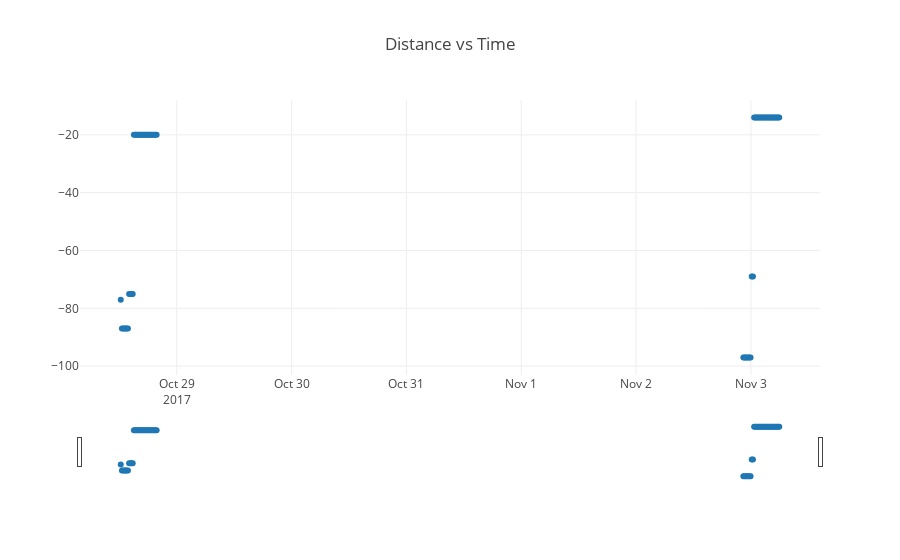

The notebook cell saved with this chart:
### Markdown cell above
Next, let's see how far the reader data tends to drift from the sensor data. We look for the closest point and plot the distance. For this, we remove the 1-minute readings from the sensor data, since those tend to throw distance measurements off.

### Code cell
pr = processedreader
ps = processedsensor[processedsensor.frequency != 5]
matches = []
distances = dict(distance=[],date=[])
pairs = dict(s=[],r=[])
for i1, srow in tqdm(ps.iterrows()):
    cmatch = None
    for i2, rrow in pr.iterrows():
        if cmatch is None or abs(cmatch.timestamp-srow.timestamp) > abs(rrow.timestamp-srow.timestamp):
            cmatch = rrow
    matches.append([srow,cmatch,abs(cmatch.timestamp-srow.timestamp)])
    distances['date'].append(srow.date)
    distances['distance'].append(cmatch.timestamp-srow.timestamp)
    pairs['s'].append(srow.value)
    pairs['r'].append(cmatch.value)
    
traces = [go.Scatter(x=distances['date'],y=distances['distance'],mode='markers',name="Distance-s")]
layout = go.Layout(title="Distance vs Time",xaxis=dict(
                            rangeslider=dict(),
                            type='DateTime'
                       ))
fig = go.Figure(data=traces,layout=layout)
iplot(fig)

### Figure 1 — Plotly figure (JSON) as saved in the notebook; plotly's stock layout.template omitted (floating-point values rounded to 4 significant figures)
{"data": [{"mode": "markers", "name": "Distance-s", "type": "scatter", "x": ["2017-11-03 05:55:30", "2017-11-03 05:40:30", "2017-11-03 05:25:30", "2017-11-03 05:10:30", "2017-11-03 04:55:30", "2017-11-03 04:40:30", "2017-11-03 04:25:30", "2017-11-03 04:10:30", "2017-11-03 03:55:30", "2017-11-03 03:40:30", "2017-11-03 03:25:30", "2017-11-03 03:10:30", "2017-11-03 02:55:30", "2017-11-03 02:40:30", "2017-11-03 02:25:30", "2017-11-03 02:10:30", "2017-11-03 01:55:30", "2017-11-03 01:40:30", "2017-11-03 01:25:30", "2017-11-03 01:10:30", "2017-11-03 00:55:30", "2017-11-03 00:40:30", "2017-11-03 00:25:30", "2017-11-03 00:10:30", "2017-11-02 23:55:30", "2017-11-02 23:40:30", "2017-11-02 23:25:30", "2017-11-02 23:10:30", "2017-11-02 22:55:30", "2017-11-02 22:40:30", "2017-11-02 22:25:30", "2017-10-28 19:46:30", "2017-10-28 19:31:30", "2017-10-28 19:16:30", "2017-10-28 19:01:30", "2017-10-28 18:46:30", "2017-10-28 18:31:30", "2017-10-28 18:16:30", "2017-10-28 18:01:30", "2017-10-28 17:46:30", "2017-10-28 17:31:30", "2017-10-28 17:16:30", "2017-10-28 17:01:30", "2017-10-28 16:46:30", "2017-10-28 16:31:30", "2017-10-28 16:16:30", "2017-10-28 16:01:30", "2017-10-28 15:46:30", "2017-10-28 15:31:30", "2017-10-28 15:16:30", "2017-10-28 15:01:30", "2017-10-28 14:46:30", "2017-10-28 14:31:30", "2017-10-28 14:16:30", "2017-10-28 14:01:30", "2017-10-28 13:46:30", "2017-10-28 13:31:30", "2017-10-28 13:16:30", "2017-10-28 13:01:30", "2017-10-28 12:46:30", "2017-10-28 12:31:30", "2017-10-28 12:16:30"], "y": [-14, -14, -14, -14, -14, -14, -14, -14, -14, -14, -14, -14, -14, -14, -14, -14, -14, -14, -14, -14, -14, -14, -69, -69, -97, -97, -97, -97, -97, -97, -97, -20, -20, -20, -20, -20, -20, -20, -20, -20, -20, -20, -20, -20, -20, -20, -20, -20, -20, -20, -20, -75, -75, -75, -75, -87, -87, -87, -87, -87, -87, -77]}], "layout": {"title": "Distance vs Time", "xaxis": {"rangeslider": {}, "type": "DateTime"}}}
